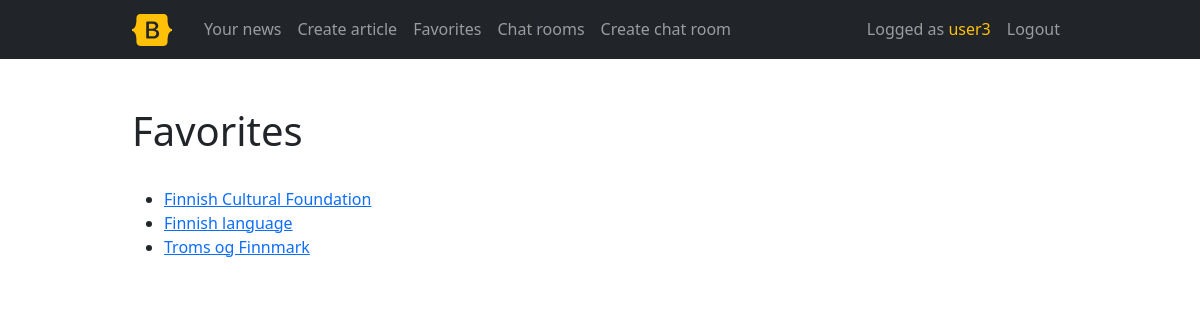
Page /favorites/ (signed in) on the committed database.
### publications/models.py (models this page shows, shortened)
class UserFavouriteArticle(models.Model):
    user = models.ForeignKey(User, on_delete=models.CASCADE, null=False)
    article = models.ForeignKey(Article, on_delete=models.CASCADE, null=False)
    class Meta:
        unique_together = ('user', 'article')

class Article(models.Model):
    title = models.CharField(max_length=64, null=False)
    author = models.ForeignKey(User, on_delete=models.CASCADE, null=False)
    created = models.DateTimeField(auto_now_add=True, null=False)
    synopsis = models.CharField(max_length=312, null=False)
    content = models.TextField(null=False)
    class Meta:
        ordering = ['-created']

### publications/views.py (the view)
# urls.py: path('favorites/', FavoritesListView.as_view(), name='favorites'),
class FavoritesListView(ListView):
    model = UserFavouriteArticle
    def get_queryset(self):
        return self.model.objects.filter(user=self.request.user)
    def get_context_data(self, **kwargs):
        context = super().get_context_data(**kwargs)
        context["now"] = timezone.now()
        return context

### publications/templates/publications/userfavouritearticle_list.html
{% extends "base.html" %}
{% block h1 %}Favorites{% endblock %}
{% block content %}
<ul>
{% for fav in object_list %}
    <li><a href="{% url 'article-detail' fav.article.id %}"> {{ fav.article.title }} </a></li>
{% empty %}
    <li>
        No articles yet.
    </li>
{% endfor %}
</ul>
{% endblock %}

### templates/nav.html (shortened to what this page needs)
<nav class="navbar navbar-expand-md navbar-dark bg-dark text-white mb-4">
  <div class="container-fluid container">
    <a  href="/" class="navbar-brand text-white text-decoration-none">
      <svg class="bi me-2" width="40" height="32" role="img" aria-label="Bootstrap"><use xlink:href="#bootstrap"/></svg>
    </a>
    <div class="collapse navbar-collapse justify-content-between" id="navbarCollapse">
      <ul class="navbar-nav me-auto mb-2 mb-md-0">
        {% if user.is_authenticated %}
            <li class="nav-item">
                <a class="nav-link" href="{% url 'my-article-list' %}">Your
                  news</a>
            </li>
            <li class="nav-item"><a class="nav-link" href="{% url 'article-create' %}">Create article</a></li>
            <li class="nav-item"><a class="nav-link" href="{% url 'favorites' %}">Favorites</a></li>
            <li class="nav-item"><a class="nav-link" href="{% url 'chat-list' %}">Chat rooms</a></li>
            <li class="nav-item"><a class="nav-link" href="{% url 'chat-create' %}">Create chat room</a></li>
        {% endif%}
      </ul>
      {% if user.is_authenticated %}
      <ul class="navbar-nav">
          <li class="nav-item"><span class="nav-link">Logged as  <span class="text-warning">{{ request.user }}</span></span></li>
          <li class="nav-item"><a class="nav-link" href="{% url 'logout' %}?next=/">Logout</a></li>
      </ul>
      {% endif %}
    </div>
  </div>
</nav>

### static/css/style.css (style rules this page uses)
.container { max-width: 960px; }

### rows in the picture
UserFavouriteArticle: article "Finnish Cultural Foundation"
UserFavouriteArticle: article "Finnish language"
UserFavouriteArticle: article "Troms og Finnmark"

### other values in the picture
{{ request.user }} "user3"
